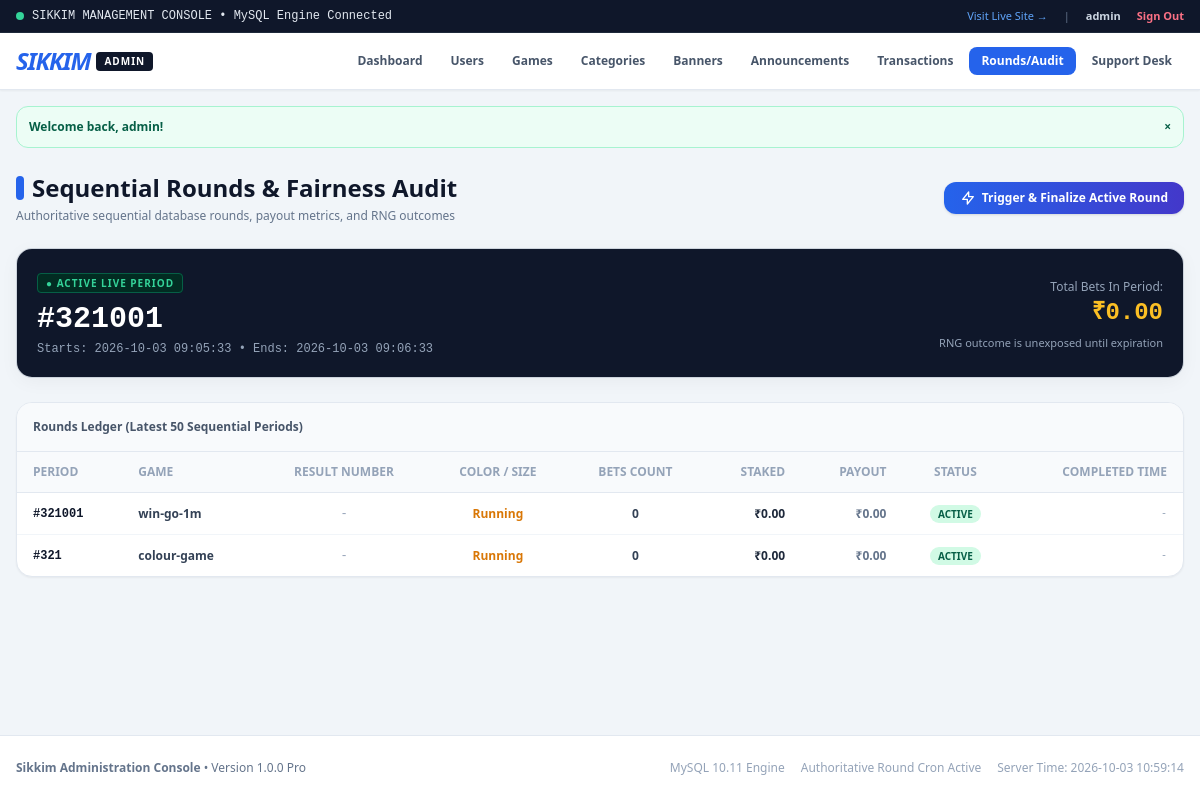
Screenshot of /admin/rounds.php (signed in) with the database file from the repository.
### tables this page shows
CREATE TABLE `users` (
  `id` INT AUTO_INCREMENT PRIMARY KEY,
  `username` VARCHAR(50) NOT NULL UNIQUE,
  `phone` VARCHAR(20) NOT NULL UNIQUE,
  `email` VARCHAR(100) DEFAULT NULL,
  `password_hash` VARCHAR(255) NOT NULL,
  `role` ENUM('user', 'admin') NOT NULL DEFAULT 'user',
  `status` ENUM('active', 'suspended') NOT NULL DEFAULT 'active',
  `avatar` VARCHAR(255) DEFAULT '/assets/images/avatar-default.png',
  `created_at` TIMESTAMP DEFAULT CURRENT_TIMESTAMP,
  `updated_at` TIMESTAMP DEFAULT CURRENT_TIMESTAMP ON UPDATE CURRENT_TIMESTAMP,
  INDEX `idx_users_phone` (`phone`),
  INDEX `idx_users_username` (`username`),
  INDEX `idx_users_role` (`role`)
);

CREATE TABLE `game_rounds` (
  `id` INT AUTO_INCREMENT PRIMARY KEY,
  `round_number` BIGINT NOT NULL UNIQUE,
  `game_slug` VARCHAR(50) NOT NULL DEFAULT 'win-go-1m',
  `start_time` DATETIME NOT NULL,
  `end_time` DATETIME NOT NULL,
  `status` ENUM('active', 'calculating', 'completed') NOT NULL DEFAULT 'active',
  `result_mode` ENUM('auto', 'manual') NOT NULL DEFAULT 'auto',
  `manual_result` VARCHAR(20) DEFAULT NULL,
  `manual_number` INT DEFAULT NULL,
  `result_status` ENUM('pending', 'locked', 'published') NOT NULL DEFAULT 'pending',
  `manually_set_at` DATETIME DEFAULT NULL,
  `manually_set_by` INT DEFAULT NULL,
  `result_number` INT DEFAULT NULL,
  `result_color` VARCHAR(20) DEFAULT NULL,
  `result_size` VARCHAR(10) DEFAULT NULL,
  `result_published` TINYINT(1) NOT NULL DEFAULT 0,
  `total_bets_amount` DECIMAL(15, 2) NOT NULL DEFAULT 0.00,
  `total_payout_amount` DECIMAL(15, 2) NOT NULL DEFAULT 0.00,
  `created_at` TIMESTAMP DEFAULT CURRENT_TIMESTAMP,
  `completed_at` DATETIME DEFAULT NULL,
  INDEX `idx_rounds_number` (`round_number`),
  INDEX `idx_rounds_status` (`status`),
  INDEX `idx_rounds_published` (`result_published`),
  INDEX `idx_rounds_game` (`game_slug`, `status`)
);

### includes/auth.php (called while the page is built, shortened)
<?php
function isLoggedIn(): bool {
    return isset($_SESSION['user_id']) && !empty($_SESSION['user_id']);
}
function getCurrentUserId(): ?int {
    return $_SESSION['user_id'] ?? null;
}
function getCurrentUser(): ?array {
    $uid = getCurrentUserId();
    $pdo = getDB();
    $stmt = $pdo->prepare("
        SELECT u.id, u.username, u.phone, u.email, u.role, u.status, u.avatar, u.created_at,
               COALESCE(w.balance, 0.00) as balance,
               COALESCE(w.bonus_balance, 0.00) as bonus_balance,
               COALESCE(w.total_deposited, 0.00) as total_deposited,
               COALESCE(w.total_withdrawn, 0.00) as total_withdrawn
        FROM `users` u
        LEFT JOIN `wallets` w ON u.id = w.user_id
        WHERE u.id = :id AND u.status = 'active'
        LIMIT 1
    ");
    $stmt->execute([':id' => $uid]);
    $user = $stmt->fetch();
    return $user ?: null;
}
function requireAdmin(): array {
    $user = getCurrentUser();
    return $user;
}
function e(?string $string): string {
    return htmlspecialchars($string ?? '', ENT_QUOTES, 'UTF-8');
}
function getFlash(): ?array {
    if (isset($_SESSION['flash'])) {
        $flash = $_SESSION['flash'];
        return $flash;
    }
    return null;
}
function formatMoney(float $amount): string {
    return '₹' . number_format($amount, 2);
}

### admin/rounds.php (the view, shortened to what this page needs)
<?php
require_once __DIR__ . '/includes/admin_header.php';
$pdo = getDB();
$activeRound = $pdo->query("SELECT * FROM `game_rounds` WHERE `status` = 'active' ORDER BY `round_number` DESC LIMIT 1")->fetch();
$rounds = $pdo->query("
    SELECT r.*,
           (SELECT COUNT(*) FROM `game_bets` WHERE `round_id` = r.id) as bets_count
    FROM `game_rounds` r
    ORDER BY r.round_number DESC
    LIMIT 50
")->fetchAll();
?>
<div class="w-full mb-6 flex flex-col sm:flex-row sm:items-center justify-between gap-4">
    <div>
        <h1 class="text-xl sm:text-2xl font-black text-slate-900 flex items-center gap-2">
            <span class="w-2 h-6 bg-blue-600 rounded-full inline-block"></span>
            Sequential Rounds & Fairness Audit
        </h1>
        <p class="text-xs text-slate-500 mt-1">Authoritative sequential database rounds, payout metrics, and RNG outcomes</p>
    </div>
    <form method="POST" action="/admin/rounds.php">
        <button type="submit" name="advance_round" value="1" class="px-4 py-2 bg-gradient-to-r from-blue-600 to-indigo-700 text-white rounded-xl text-xs font-bold shadow transition active:scale-95 flex items-center gap-1.5">
            <svg class="w-4 h-4" fill="none" stroke="currentColor" viewBox="0 0 24 24"><path stroke-linecap="round" stroke-linejoin="round" stroke-width="2" d="M13 10V3L4 14h7v7l9-11h-7z"/></svg>
            Trigger & Finalize Active Round
        </button>
    </form>
</div>
<?php if ($activeRound): ?>
    <div class="w-full card-premium p-5 mb-6 bg-slate-900 text-white">
        <div class="flex flex-col sm:flex-row sm:items-center justify-between gap-4">
            <div>
                <span class="text-[10px] uppercase font-black tracking-widest text-emerald-400 bg-emerald-950 px-2 py-0.5 rounded border border-emerald-800">
                    ● Active Live Period
                </span>
                <div class="text-3xl font-black font-mono text-white mt-2">
                    #<?= $activeRound['round_number'] ?>
                </div>
                <div class="text-xs text-slate-400 mt-1 font-mono">
                    Starts: <?= $activeRound['start_time'] ?> &bull; Ends: <?= $activeRound['end_time'] ?>
                </div>
            </div>
            <div class="text-right">
                <span class="text-xs text-slate-400">Total Bets In Period:</span>
                <div class="text-2xl font-black text-amber-400 font-mono"><?= formatMoney((float)$activeRound['total_bets_amount']) ?></div>
                <span class="text-[11px] text-slate-400">RNG outcome is unexposed until expiration</span>
            </div>
        </div>
    </div>
<?php endif; ?>
<div class="bg-white rounded-2xl border border-slate-200 shadow-sm overflow-hidden mb-8">
    <div class="p-4 bg-slate-50 border-b border-slate-200 font-bold text-xs text-slate-600 flex justify-between items-center">
        <span>Rounds Ledger (Latest 50 Sequential Periods)</span>
    </div>
    <?php if (!empty($rounds)): ?>
        <div class="overflow-x-auto no-scrollbar">
            <table class="w-full text-left text-xs">
                <thead>
                    <tr class="border-b border-slate-200 text-slate-400 uppercase font-bold bg-slate-50">
                        <th class="py-3 px-4">Period</th>
                        <th class="py-3 px-4">Game</th>
                        <th class="py-3 px-4 text-center">Result Number</th>
                        <th class="py-3 px-4 text-center">Color / Size</th>
                        <th class="py-3 px-4 text-center">Bets Count</th>
                        <th class="py-3 px-4 text-right">Staked</th>
                        <th class="py-3 px-4 text-right">Payout</th>
                        <th class="py-3 px-4 text-center">Status</th>
                        <th class="py-3 px-4 text-right">Completed Time</th>
                    </tr>
                </thead>
                <tbody class="divide-y divide-slate-100">
                    <?php foreach ($rounds as $r): ?>
                        <tr class="hover:bg-slate-50 transition">
                            <td class="py-3 px-4 font-mono font-bold text-slate-900">
                                #<?= $r['round_number'] ?>
                            </td>
                            <td class="py-3 px-4 font-semibold text-slate-700">
                                <?= e($r['game_slug']) ?>
                            </td>
                            <td class="py-3 px-4 text-center">
                                <?php if ($r['status'] === 'completed'): ?>
                                    <span class="inline-block w-6 h-6 rounded-full text-white font-black text-xs leading-6 <?= $r['result_number'] % 2 === 0 ? 'bg-rose-500' : 'bg-emerald-500' ?>">
                                        <?= $r['result_number'] ?>
                                    </span>
                                <?php else: ?>
                                    <span class="text-slate-400 font-mono">-</span>
                                <?php endif; ?>
                            </td>
                            <td class="py-3 px-4 text-center">
                                <?php if ($r['status'] === 'completed'): ?>
                                    <span class="font-bold capitalize text-slate-800"><?= e($r['result_color']) ?></span>
                                    <span class="text-[10px] uppercase font-bold text-slate-400">(<?= e($r['result_size']) ?>)</span>
                                <?php else: ?>
                                    <span class="text-amber-600 font-semibold">Running</span>
                                <?php endif; ?>
                            </td>
                            <td class="py-3 px-4 text-center font-bold text-slate-700">
                                <?= (int)$r['bets_count'] ?>
                            </td>
                            <td class="py-3 px-4 text-right font-black text-slate-800">
                                <?= formatMoney((float)$r['total_bets_amount']) ?>
                            </td>
                            <td class="py-3 px-4 text-right font-black <?= $r['total_payout_amount'] > 0 ? 'text-emerald-600' : 'text-slate-500' ?>">
                                <?= formatMoney((float)$r['total_payout_amount']) ?>
                            </td>
                            <td class="py-3 px-4 text-center">
                                <span class="text-[10px] uppercase font-black px-2 py-0.5 rounded-full <?= $r['status'] === 'completed' ? 'bg-slate-100 text-slate-700' : 'bg-emerald-100 text-emerald-800' ?>">
                                    <?= e($r['status']) ?>
                                </span>
                            </td>
                            <td class="py-3 px-4 text-right font-mono text-[10px] text-slate-400">
                                <?= $r['completed_at'] ? date('d M, h:i:s A', strtotime($r['completed_at'])) : '-' ?>
                            </td>
                        </tr>
                    <?php endforeach; ?>
                </tbody>
            </table>
        </div>
    <?php else: ?>
        <div class="p-8 text-center text-xs text-slate-400">
            No rounds found in database.
        </div>
    <?php endif; ?>
</div>
<?php require_once __DIR__ . '/includes/admin_footer.php'; ?>

### admin/includes/admin_header.php (shortened to what this page needs)
<?php
require_once __DIR__ . '/../../includes/auth.php';
$adminUser = requireAdmin();
$currentAdminUri = parse_url($_SERVER['REQUEST_URI'], PHP_URL_PATH);
?>
<!DOCTYPE html>
<html lang="en">
<head>
    <script src="https://cdn.tailwindcss.com"></script>
    <link rel="stylesheet" href="/assets/css/style.css">
</head>
<body class="bg-slate-100 text-slate-800 antialiased min-h-screen flex flex-col font-sans">
    <div class="bg-slate-900 text-slate-200 text-xs py-2 px-4 border-b border-slate-800">
        <div class="max-w-7xl mx-auto flex items-center justify-between">
            <div class="flex items-center gap-2 font-mono">
                <span class="w-2 h-2 rounded-full bg-emerald-400"></span>
                <span>SIKKIM MANAGEMENT CONSOLE • MySQL Engine Connected</span>
            </div>
            <div class="flex items-center gap-4 text-[11px]">
                <a href="/" target="_blank" class="text-blue-400 hover:text-white transition">Visit Live Site &rarr;</a>
                <span class="text-slate-500">|</span>
                <span class="text-slate-300 font-bold"><?= e($adminUser['username']) ?></span>
                <a href="/logout.php" class="text-rose-400 hover:text-rose-300 font-bold">Sign Out</a>
            </div>
        </div>
    </div>
    <header class="w-full bg-white border-b border-slate-200 shadow-sm">
        <div class="max-w-7xl mx-auto px-4 py-3">
            <div class="flex flex-col md:flex-row md:items-center justify-between gap-3">
                <div class="flex items-center gap-3">
                    <a href="/admin/" class="flex items-center gap-1.5">
                        <span class="text-2xl font-black italic tracking-tighter text-blue-600"><i>S</i>IKKIM</span>
                        <span class="text-[10px] font-black uppercase bg-slate-900 text-white px-2 py-0.5 rounded tracking-widest">Admin</span>
                    </a>
                </div>
                <nav class="flex flex-wrap items-center gap-1 text-xs font-bold">
                    <a href="/admin/" class="px-3 py-1.5 rounded-lg transition <?= $currentAdminUri === '/admin/' || $currentAdminUri === '/admin/index.php' ? 'bg-blue-600 text-white' : 'text-slate-600 hover:bg-slate-100' ?>">
                        Dashboard
                    </a>
                    <a href="/admin/users.php" class="px-3 py-1.5 rounded-lg transition <?= strpos($currentAdminUri, 'users.php') !== false ? 'bg-blue-600 text-white' : 'text-slate-600 hover:bg-slate-100' ?>">
                        Users
                    </a>
                    <a href="/admin/games.php" class="px-3 py-1.5 rounded-lg transition <?= strpos($currentAdminUri, 'games.php') !== false ? 'bg-blue-600 text-white' : 'text-slate-600 hover:bg-slate-100' ?>">
                        Games
                    </a>
                    <a href="/admin/categories.php" class="px-3 py-1.5 rounded-lg transition <?= strpos($currentAdminUri, 'categories.php') !== false ? 'bg-blue-600 text-white' : 'text-slate-600 hover:bg-slate-100' ?>">
                        Categories
                    </a>
                    <a href="/admin/banners.php" class="px-3 py-1.5 rounded-lg transition <?= strpos($currentAdminUri, 'banners.php') !== false ? 'bg-blue-600 text-white' : 'text-slate-600 hover:bg-slate-100' ?>">
                        Banners
                    </a>
                    <a href="/admin/announcements.php" class="px-3 py-1.5 rounded-lg transition <?= strpos($currentAdminUri, 'announcements.php') !== false ? 'bg-blue-600 text-white' : 'text-slate-600 hover:bg-slate-100' ?>">
                        Announcements
                    </a>
                    <a href="/admin/transactions.php" class="px-3 py-1.5 rounded-lg transition <?= strpos($currentAdminUri, 'transactions.php') !== false ? 'bg-blue-600 text-white' : 'text-slate-600 hover:bg-slate-100' ?>">
                        Transactions
                    </a>
                    <a href="/admin/rounds.php" class="px-3 py-1.5 rounded-lg transition <?= strpos($currentAdminUri, 'rounds.php') !== false ? 'bg-blue-600 text-white' : 'text-slate-600 hover:bg-slate-100' ?>">
                        Rounds/Audit
                    </a>
                    <a href="/admin/support.php" class="px-3 py-1.5 rounded-lg transition <?= strpos($currentAdminUri, 'support.php') !== false ? 'bg-blue-600 text-white' : 'text-slate-600 hover:bg-slate-100' ?>">
                        Support Desk
                    </a>
                </nav>
            </div>
        </div>
    </header>
    <?php $flash = getFlash(); if ($flash): ?>
        <div class="max-w-7xl mx-auto px-4 mt-4 w-full">
            <div class="rounded-xl p-3 text-xs font-bold flex items-center justify-between <?= $flash['type'] === 'success' ? 'bg-emerald-50 text-emerald-800 border border-emerald-200' : 'bg-rose-50 text-rose-800 border border-rose-200' ?>">
                <span><?= e($flash['message']) ?></span>
                <button onclick="this.parentElement.remove()" class="text-xs">&times;</button>
            </div>
        </div>
    <?php endif; ?>
    <main class="flex-1 w-full max-w-7xl mx-auto px-4 py-6">

### assets/css/style.css (style rules this page uses)
html, body { overflow-x: hidden; scroll-behavior: smooth; }
.no-scrollbar { -ms-overflow-style: none; scrollbar-width: none; }
.card-premium { background: #ffffff; border: 1px solid rgba(226, 232, 240, 0.9); box-shadow: 0 4px 20px -2px rgba(15, 23, 42, 0.05); border-radius: 1rem; }

### rows the page displays
users: username "admin"
game_rounds: round_number "321001", start_time "2026-10-03 09:05:33", end_time "2026-10-03 09:06:33", total_bets_amount "₹0.00", game_slug "win-go-1m", shows "Running", bets_count "0", total_payout_amount "₹0.00", status "ACTIVE"
game_rounds: round_number "321", game_slug "colour-game", shows "Running", bets_count "0", total_bets_amount "₹0.00", total_payout_amount "₹0.00", status "ACTIVE"

### other values shown
$flash['message'] "Welcome back, admin!"
